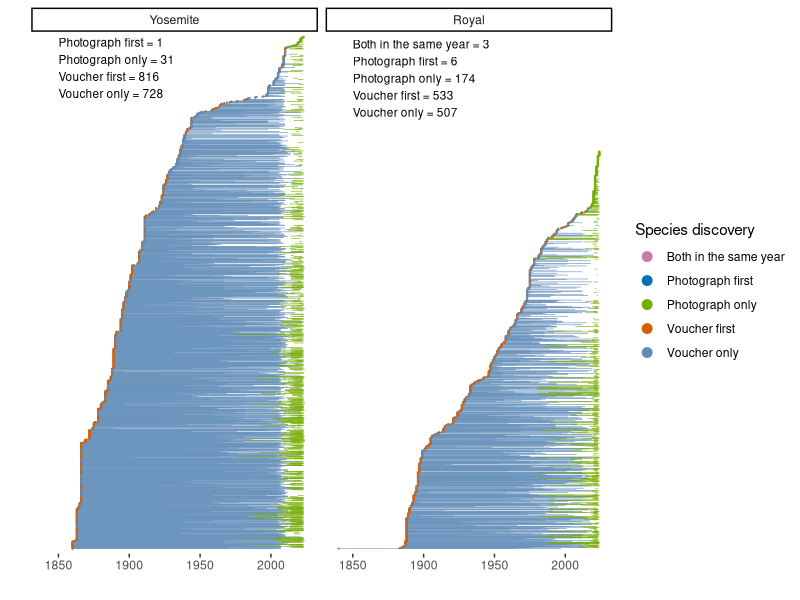
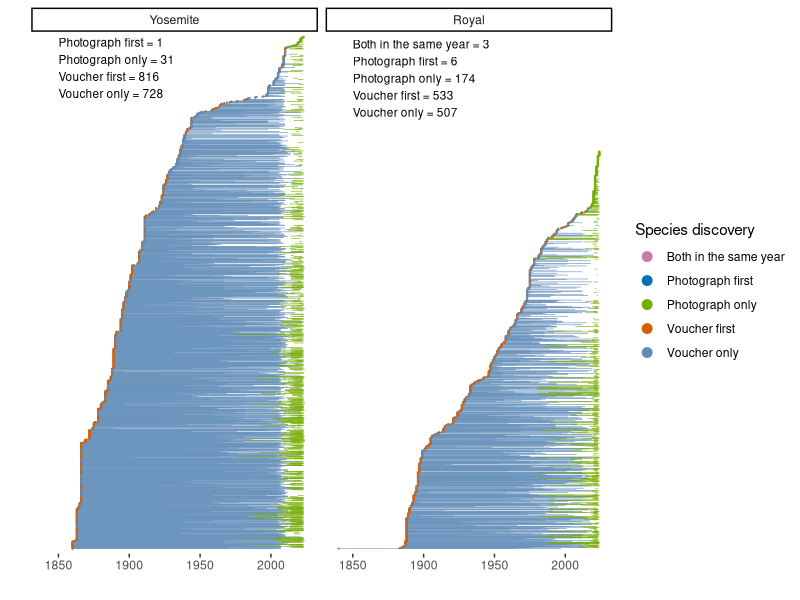
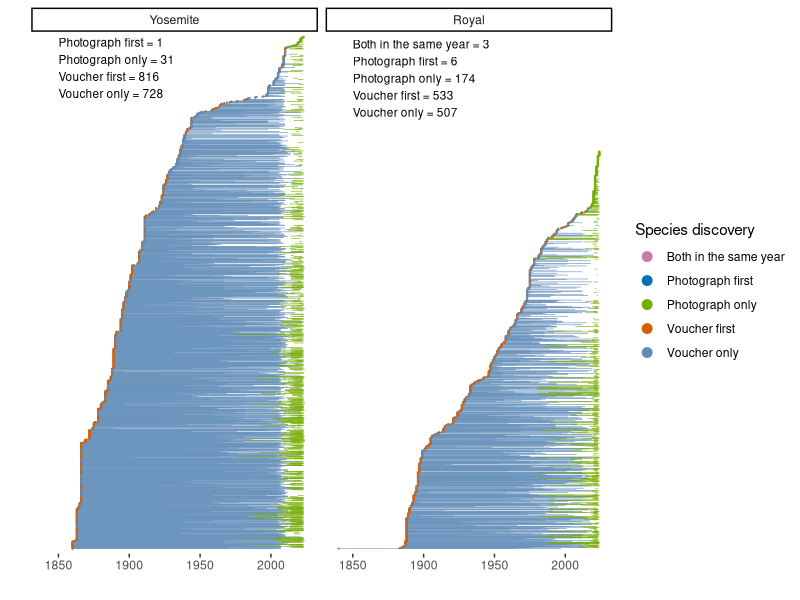

Write the R code that produced these figures, in order.
library(tidyverse)
library(lubridate)
library(patchwork)

yos<-read_csv("data/Yosemite_alltime_list_2025_03_17.csv")  %>%
  filter(final_list==1)

yos$first_year_both <- pmin(yos$year_first_voucher, yos$year_first_iNat, na.rm = TRUE)


yos$`Species discovery` <- case_when(yos$year_first_voucher<yos$year_first_iNat ~ "Voucher first",
                             is.na(yos$year_first_iNat)~ "Voucher only",
                             yos$year_first_voucher==yos$year_first_iNat ~ "Both in the same year",
                             yos$year_first_voucher>yos$year_first_iNat ~ "Photograph first",
                             is.na(yos$year_first_voucher) ~ "Photograph only")

yos$last_year_both<-pmax(yos$year_last_voucher,yos$year_last_iNat,na.rm=T)
# Reorder species by first_record and convert first_record and last_record to numeric

yos %>%
  filter(!is.na(first_year_both)) %>%
  mutate(accepted_name = fct_reorder(accepted_name, first_year_both)) %>%
  mutate(yaxis_order=as.numeric(accepted_name))->yos_keep_filtered

########### now Royal 

roy<-read_csv("data/Royal_alltime_list_2025_03_17.csv")
roy$first_year_both <- pmin(roy$year_first_voucher,  roy$date_first_iNat_obs, na.rm = TRUE)
roy$last_year_both<-pmax(roy$year_last_voucher,roy$date_last_iNat_obs,na.rm=T)


roy$`Species discovery` <- case_when(roy$year_first_voucher<roy$date_first_iNat_obs ~ "Voucher first",
                                     is.na(roy$date_first_iNat_obs)~ "Voucher only",
                                     roy$year_first_voucher==roy$date_first_iNat_obs ~ "Both in the same year",
                                     roy$year_first_voucher>roy$date_first_iNat_obs ~ "Photograph first",
                                     is.na(roy$year_first_voucher) ~ "Photograph only")

roy_keep<-filter(roy,!is.na(first_year_both))
table(roy_keep$`Species discovery`)
table(yos_keep_filtered$`Species discovery`)


# Reorder species by first_record and convert first_record and last_record to numeric

roy_keep %>%
  mutate(accepted_name = fct_reorder(accepted_name, first_year_both)) %>%
  mutate(yaxis_order=as.numeric(accepted_name))->roy_keep_filtered

########### now combine
# For Yosemite, rename columns to match Royal
yos_selected <- yos_keep_filtered %>%
  select(yaxis_order, year_first_voucher, year_last_voucher,
         year_first_iNat, year_last_iNat,
         first_year_both, `Species discovery`) %>%
  rename(
    date_first_iNat_obs = year_first_iNat,
    date_last_iNat_obs = year_last_iNat
  ) %>%
  select(yaxis_order, year_first_voucher, year_last_voucher,
         date_first_iNat_obs, date_last_iNat_obs,
         first_year_both, `Species discovery`) %>%
  mutate(Site = "Yosemite")

# For Royal, select columns directly
roy_selected <- roy_keep_filtered %>%
  select(yaxis_order, year_first_voucher, year_last_voucher,
         date_first_iNat_obs, date_last_iNat_obs,
         first_year_both, `Species discovery`) %>%
  mutate(Site = "Royal")

# Now combine
combined_df <- bind_rows(yos_selected, roy_selected) %>% mutate(Site = factor(Site, levels = c("Yosemite", "Royal")))

# Count species discovery types per site
discovery_counts <- combined_df %>%
  group_by(Site, `Species discovery`) %>%
  summarize(Count = n(), .groups = "drop")

# Create plot
combined_plot <- ggplot(combined_df, aes(y = yaxis_order)) +
  geom_segment(aes(x = year_first_voucher, xend = year_last_voucher, yend = yaxis_order), 
               col="#608CB8", size = 0.2) +
  geom_segment(aes(x = date_first_iNat_obs, 
                   xend = date_last_iNat_obs, yend = yaxis_order), 
               col = "#74AC00", size = 0.2) +
  geom_point(aes(x = first_year_both, col=`Species discovery`), size = 0.1) +
  facet_wrap(~Site) +
  theme_classic() +
  labs(x = "", y = "", col="Species discovery") +
  theme(
    axis.text.y = element_blank(),
    axis.ticks.y = element_blank(),
    panel.grid.major.y = element_blank(),
    panel.grid.minor.y = element_blank(),
    axis.line.y = element_blank(),
    axis.line.x = element_blank() # Reduce space between y-axis and plot
  ) +
  scale_y_continuous(expand = c(0.01, 0.05)) +
  scale_color_manual(values = c("Voucher first"="#D55E00",
                                "Photograph first"="#0072B2",
                                "Voucher only"="#608CB8",
                                "Photograph only"="#74AC00",
                                "Both in the same year"="#CC79A7")) +
  guides(color = guide_legend(override.aes = list(size = 3)))

# Annotate counts directly in the plot
count_labels <- discovery_counts %>%
  mutate(label = paste(`Species discovery`, "=", Count)) %>%
  group_by(Site) %>%
  summarize(label = paste(label, collapse = "\n"), .groups = "drop")

combined_plot <- combined_plot +
  geom_text(data = count_labels, aes(x = 1850, y = Inf, label = label), 
            hjust = 0, vjust = 1.1, size = 3, inherit.aes = FALSE)

# Save the combined plot
ggsave("output/combined_species_discovery.pdf", combined_plot, width = 12, height = 10)
ggsave("output/combined_species_discovery.png", combined_plot, width = 12, height = 10)
ggsave("output/combined_species_discovery.svg", combined_plot, width = 12, height = 10)
